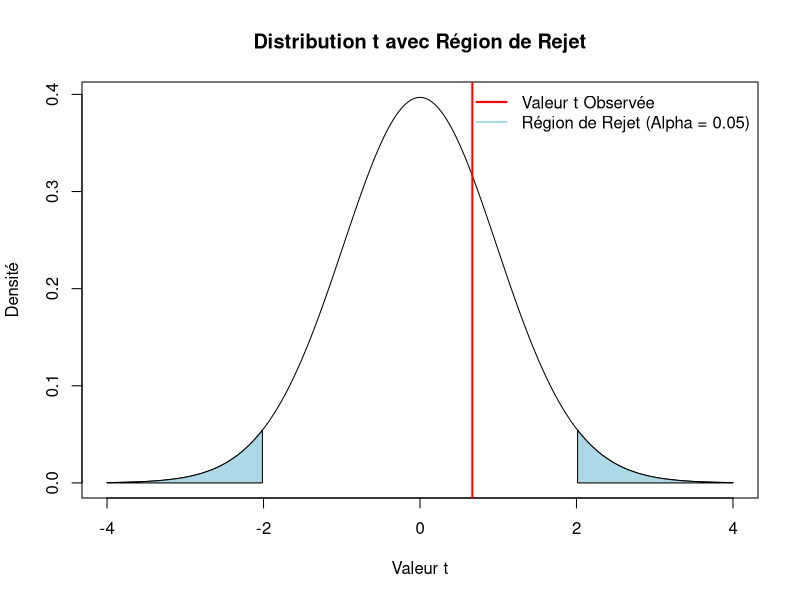
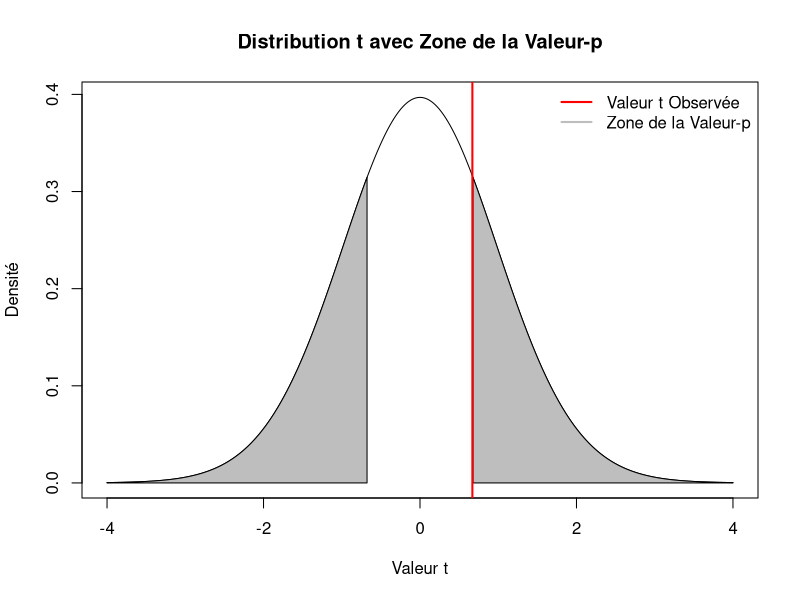
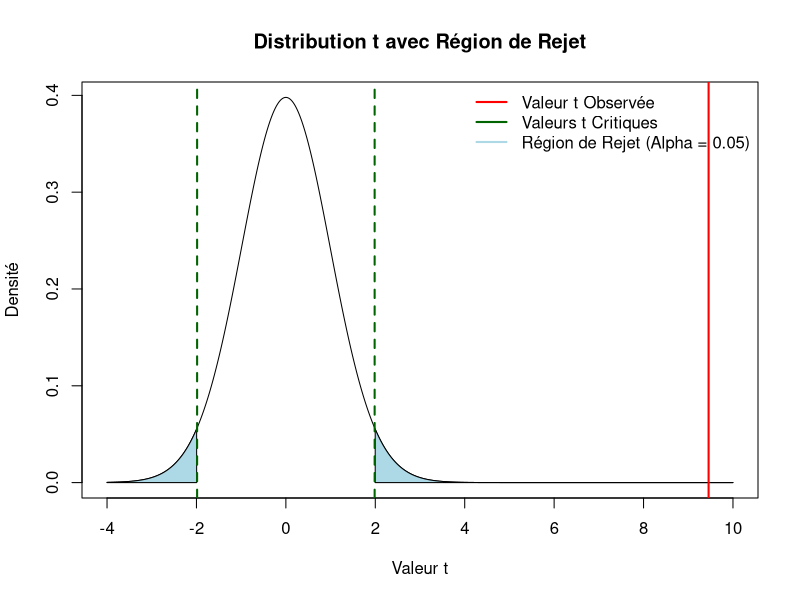

Generate these figures, in order, with R:
## ---- chunk 1
options(tinytex.verbose = TRUE)
## ---- chunk 2
cat(names(iris))
## ---- chunk 3
summary(iris$Species)
## ---- chunk 4
calculate_ci <- function(data, level = 0.95) {
  n <- length(data)
  mean <- mean(data)
  stderr <- sd(data)/sqrt(n)
  error_margin <- qt(level/2 + 0.5, df = n-1)*stderr
  lower_ci <- mean - error_margin
  upper_ci <- mean + error_margin
  return(c(lower_ci, upper_ci))
}
## ---- chunk 5
ci_results <- by(iris[, 1:4], 
                 iris$Species, 
                 function(subdata) {
  apply(subdata, 2, calculate_ci)
})
## ---- chunk 6
ci_results
## ---- chunk 7
virginica <- subset(iris, Species == "virginica")
t.test(virginica$Petal.Width, mu = 2.0)
## ---- chunk 8
# Réalisation du test t
resultat_test <- t.test(virginica$Petal.Width, mu = 2.0)

# Extraction de la valeur t et des degrés de liberté
valeur_t <- resultat_test$statistic
df <- resultat_test$parameter

# Valeurs t critiques pour un test à deux queues
alpha <- 0.05
t_critique_inf <- qt(alpha / 2, df)    # Valeur critique inférieure
t_critique_sup <- qt(1 - alpha / 2, df) # Valeur critique supérieure

# Séquence de valeurs t pour le tracé
valeurs_t <- seq(-4, 4, length.out = 1000)

# Densité de la distribution t
densite_tdist <- dt(valeurs_t, df)

# Création du graphique
plot(valeurs_t, densite_tdist, type = "l", xlab = "Valeur t", ylab = "Densité", 
     main = "Distribution t avec Région de Rejet")

# Ombrage de la zone de rejection
queue_inf <- valeurs_t < t_critique_inf
queue_sup <- valeurs_t > t_critique_sup
polygon(c(valeurs_t[queue_inf], rev(valeurs_t[queue_inf])), c(densite_tdist[queue_inf], rep(0, sum(queue_inf))), col = "lightblue")
polygon(c(valeurs_t[queue_sup], rev(valeurs_t[queue_sup])), c(densite_tdist[queue_sup], rep(0, sum(queue_sup))), col = "lightblue")

# Ajout d'une ligne pour la valeur t observée
abline(v = valeur_t, col = "red", lwd = 2)

# Annotations
legend("topright", legend = c("Valeur t Observée", "Région de Rejet (Alpha = 0.05)"),
       col = c("red", "lightblue"), lwd = 2, bty = "n")
## ---- chunk 9
# Réalisation du test t
resultat_test <- t.test(virginica$Petal.Width, mu = 2.0)

# Extraction de la valeur t et des degrés de liberté
valeur_t <- resultat_test$statistic
df <- resultat_test$parameter
p_value <- resultat_test$p.value

# Séquence de valeurs t pour le tracé
valeurs_t <- seq(-4, 4, length.out = 1000)

# Densité de la distribution t
densite_tdist <- dt(valeurs_t, df)

# Création du graphique
plot(valeurs_t, densite_tdist, type = "l", xlab = "Valeur t", ylab = "Densité", 
     main = "Distribution t avec Zone de la Valeur-p")

# Ombrage de la zone de la valeur-p
# Calcul des valeurs t critiques correspondant à la valeur-p
t_critique_inf <- qt(p_value / 2, df, lower.tail = TRUE)
t_critique_sup <- qt(p_value / 2, df, lower.tail = FALSE)

# Ombrage des zones correspondant à la valeur-p
queue_inf <- valeurs_t < t_critique_inf
queue_sup <- valeurs_t > t_critique_sup
polygon(c(valeurs_t[queue_inf], rev(valeurs_t[queue_inf])), c(densite_tdist[queue_inf], rep(0, sum(queue_inf))), col = "grey")
polygon(c(valeurs_t[queue_sup], rev(valeurs_t[queue_sup])), c(densite_tdist[queue_sup], rep(0, sum(queue_sup))), col = "grey")

# Ajout d'une ligne pour la valeur t observée
abline(v = valeur_t, col = "red", lwd = 2)

# Annotations
legend("topright", legend = c("Valeur t Observée", "Zone de la Valeur-p"),
       col = c("red", "grey"), lwd = 2, bty = "n")
## ---- chunk 10
setosa <- subset(iris, Species == "setosa")
versicolor <- subset(iris, Species == "versicolor")
var.test(setosa$Sepal.Width, versicolor$Sepal.Width)
## ---- chunk 11
shapiro.test(setosa$Sepal.Width)
shapiro.test(versicolor$Sepal.Width)
## ---- chunk 12
t.test(setosa$Sepal.Width, versicolor$Sepal.Width)
## ---- chunk 13
# Réalisation du test t entre Setosa et Versicolor
resultat_test <- t.test(setosa$Sepal.Width, versicolor$Sepal.Width)

# Extraction de la statistique t observée et des degrés de liberté
valeur_t_obs <- resultat_test$statistic
df <- resultat_test$parameter

# Valeurs t critiques pour un test à deux queues
alpha <- 0.05
t_critique_inf <- -qt(1 - alpha / 2, df)
t_critique_sup <- qt(1 - alpha / 2, df)

# Séquence de valeurs t pour le tracé, étendue de -4 à 10
valeurs_t <- seq(-4, 10, length.out = 1000)

# Densité de la distribution t
densite_tdist <- dt(valeurs_t, df)

# Création du graphique
plot(valeurs_t, densite_tdist, type = "l", xlim = c(-4, 10), xlab = "Valeur t", ylab = "Densité", 
     main = "Distribution t avec Région de Rejet")

# Ombrage de la région de rejet
zone_rejet_inf <- valeurs_t < t_critique_inf
zone_rejet_sup <- valeurs_t > t_critique_sup
polygon(c(valeurs_t[zone_rejet_inf], rev(valeurs_t[zone_rejet_inf])), c(densite_tdist[zone_rejet_inf], rep(0, sum(zone_rejet_inf))), col = "lightblue")
polygon(c(valeurs_t[zone_rejet_sup], rev(valeurs_t[zone_rejet_sup])), c(densite_tdist[zone_rejet_sup], rep(0, sum(zone_rejet_sup))), col = "lightblue")

# Ajout de lignes pour la valeur t observée et les valeurs t critiques
abline(v = valeur_t_obs, col = "red", lwd = 2)
abline(v = t_critique_inf, col = "darkgreen", lwd = 2, lty = 2)
abline(v = t_critique_sup, col = "darkgreen", lwd = 2, lty = 2)

# Annotations
legend("topright", legend = c("Valeur t Observée", "Valeurs t Critiques", "Région de Rejet (Alpha = 0.05)"),
       col = c("red", "darkgreen", "lightblue"), lwd = 2, bty = "n")
## ---- chunk 14
t.test(setosa$Sepal.Length, setosa$Petal.Length, 
       paired = TRUE)
## ---- chunk 15
virginica_petal_width <- iris$Petal.Width[iris$Species == "virginica"]
ci_virginica_petal_width <- calculate_ci(virginica_petal_width)
cat(sprintf("IC de Iris Virginica Petal Width = (%.2f, %.2f)", 
            ci_virginica_petal_width[1], ci_virginica_petal_width[2]))
## ---- chunk 16
setosa_sepal_width <- iris$Sepal.Width[iris$Species == "setosa"]
ci_setosa_sepal_width <- calculate_ci(setosa_sepal_width)
cat(sprintf("IC de Iris Setosa Sepal Width = (%.2f, %.2f)\n", 
            ci_setosa_sepal_width[1], ci_setosa_sepal_width[2]))

versicolor_sepal_width <- iris$Sepal.Width[iris$Species == "versicolor"]
ci_versicolor_sepal_width <- calculate_ci(versicolor_sepal_width)
cat(sprintf("IC de Iris Versicolor Sepal Width = (%.2f, %.2f)", 
            ci_versicolor_sepal_width[1], ci_versicolor_sepal_width[2]))
## ---- chunk 17
setosa_sepal_length <- iris$Sepal.Length[iris$Species == "setosa"]
ci_setosa_sepal_length <- calculate_ci(setosa_sepal_length)
cat(sprintf("IC de Iris Setosa Sepal Length = (%.2f, %.2f)\n", 
            ci_setosa_sepal_length[1], ci_setosa_sepal_length[2]))

setosa_petal_length <- iris$Petal.Length[iris$Species == "setosa"]
ci_setosa_petal_length <- calculate_ci(setosa_petal_length)
cat(sprintf("IC de Iris Setosa Petal Length = (%.2f, %.2f)", 
            ci_setosa_petal_length[1], ci_setosa_petal_length[2]))
## ---- chunk 18
setosa_differences <- iris$Sepal.Length[iris$Species == "setosa"] - iris$Petal.Length[iris$Species == "setosa"]
ci_setosa_differences <- calculate_ci(setosa_differences)
cat(sprintf("IC de la différence = (%.2f, %.2f)", 
            ci_setosa_differences[1], ci_setosa_differences[2]))
